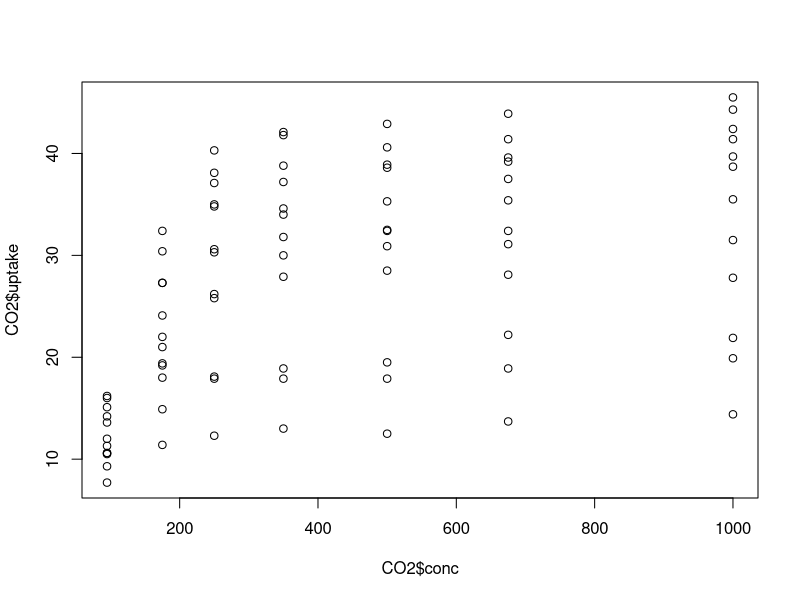

The R source for this figure:
## ---- chunk 1

library(tidyverse)

data("CO2")

summary(CO2)

plot(CO2$conc, CO2$uptake)

